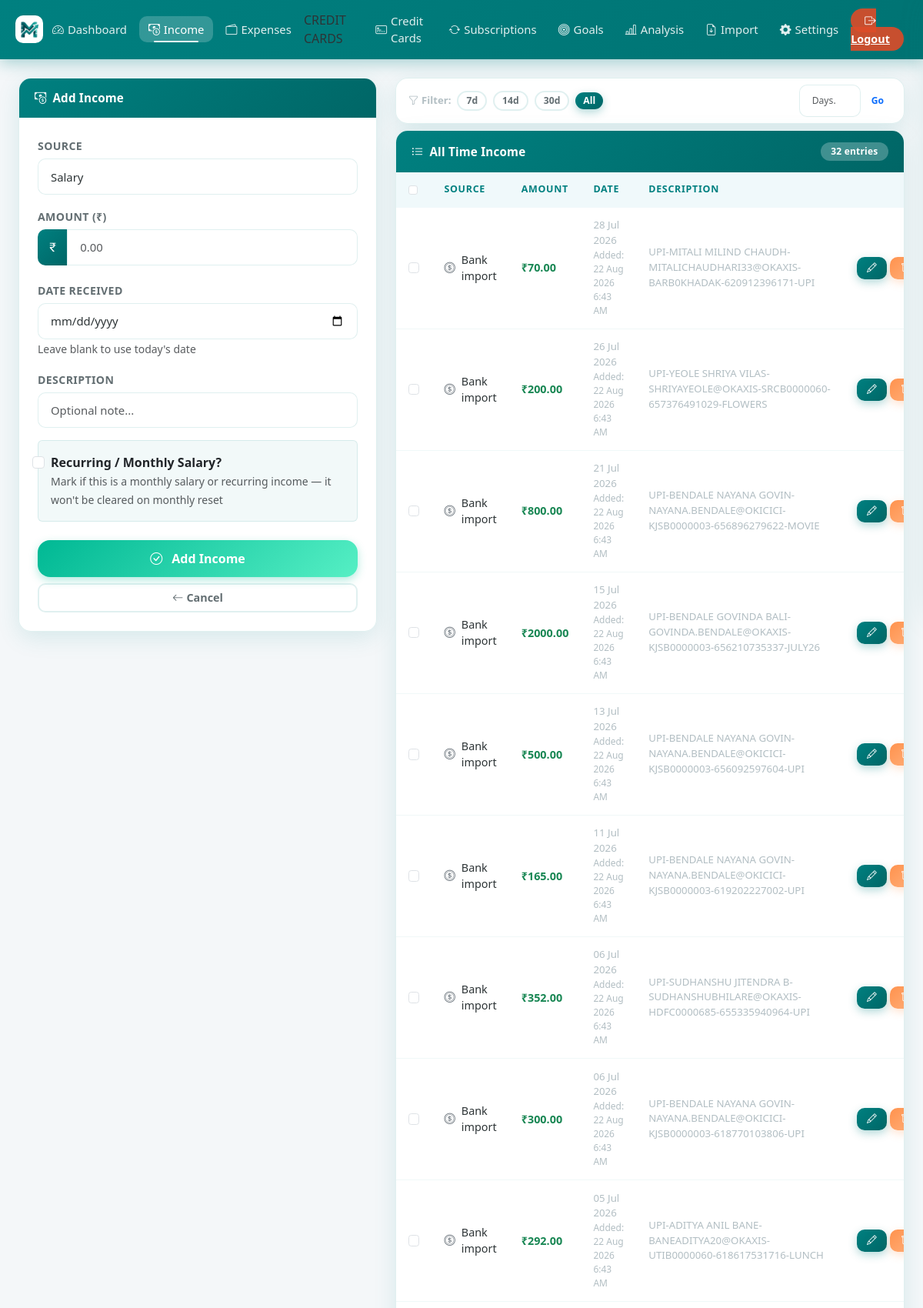
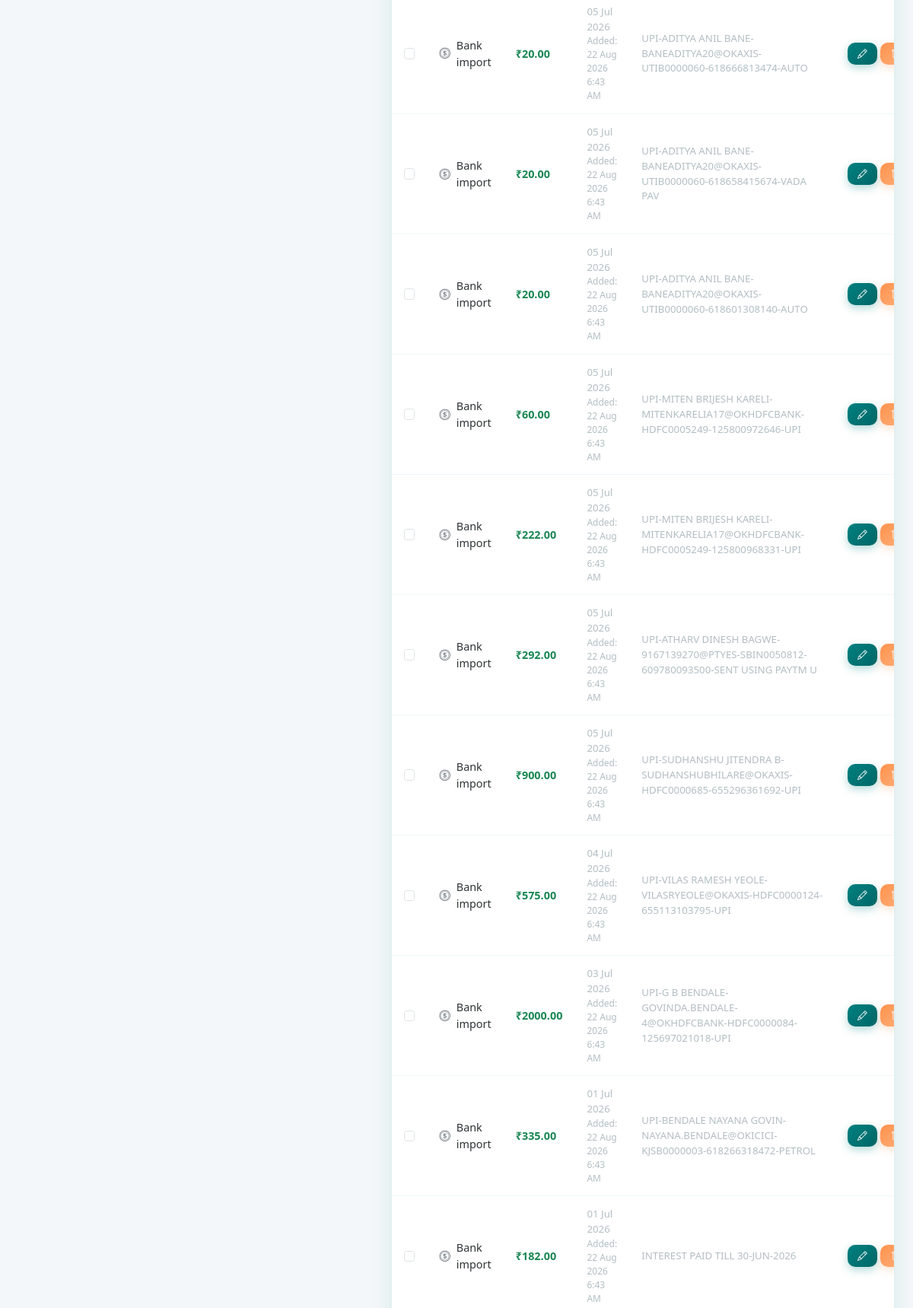
The page /add_income (signed in, upper part) on the database its author committed (2 pictures, top to bottom).
### models.py (models this page shows)
class Income(db.Model):
    id = db.Column(db.Integer, primary_key=True)
    user_id = db.Column(
        db.Integer, db.ForeignKey("user.id"), nullable=False, index=True
    )
    source = db.Column(db.String(100), nullable=False)
    amount = db.Column(db.Float, nullable=False)
    date_received = db.Column(db.DateTime, default=_now, index=True)
    created_at = db.Column(db.DateTime, default=_now)
    description = db.Column(db.String(200))
    is_recurring = db.Column(db.Boolean, default=False)
    __table_args__ = (db.Index("ix_income_user_date", "user_id", "date_received"),)

### app.py (the view, shortened to what this page needs)
@app.route("/add_income", methods=["GET", "POST"])
@login_required
def add_income():
    form = IncomeForm()
    try:
        inc_filter_days = int(request.args.get("days", 0))
        if inc_filter_days <= 0:
            inc_filter_days = None
    except (ValueError, TypeError):
        inc_filter_days = None
    income_query = Income.query.filter_by(user_id=current_user.id)
    if inc_filter_days:
        since = datetime.now(timezone.utc).replace(tzinfo=None) - timedelta(
            days=inc_filter_days
        )
        income_query = income_query.filter(Income.date_received >= since)
        inc_filter_label = (
            f"Last {inc_filter_days} day{'s' if inc_filter_days != 1 else ''}"
        )
    else:
        inc_filter_label = "All Time"
    incomes = income_query.order_by(Income.date_received.desc()).all()
    return render_template(
        "add_income.html",
        form=form,
        edit=False,
        incomes=incomes,
        inc_filter_days=inc_filter_days,
        inc_filter_label=inc_filter_label,
    )

### forms.py
class IncomeForm(FlaskForm):
    source = SelectField(
        "Source",
        choices=[
            ("salary", "Salary"),
            ("business", "Business"),
            ("allowance", "Allowance"),
            ("freelance", "Freelance"),
            ("other", "Other"),
        ],
        validators=[DataRequired()],
    )
    amount = FloatField("Amount (₹)", validators=[DataRequired()])
    date_received = DateField(
        "Date Received", validators=[Optional()], format="%Y-%m-%d"
    )
    description = StringField("Description")
    is_recurring = BooleanField("Recurring / Monthly Salary?")
    submit = SubmitField("Add Income")

### app.py (called while the page is built)
@login_manager.user_loader
def load_user(user_id):
    return db.session.get(User, int(user_id))

    def __call__(self, environ, start_response):
        if environ.get("PATH_INFO") not in self._PWA_PATHS:
            return self.wsgi_app(environ, start_response)
        def _start_response(status, headers, exc_info=None):
            out = []
            for name, value in headers:
                if name.lower() == "vary":
                    parts = [p.strip() for p in value.split(",")
                             if p.strip().lower() != "cookie"]
                    value = ", ".join(parts) or "Accept-Encoding"
                out.append((name, value))
            return start_response(status, out, exc_info)
        return self.wsgi_app(environ, _start_response)

### templates/add_income.html (shortened to what this page needs)
{% extends "base.html" %}
{% block content %}
<div class="row g-4">
  <div class="col-lg-5">
    <div class="card reveal">
      <div class="card-header">
        <i class="bi bi-{% if edit %}pencil{% else %}cash-coin{% endif %}"></i>
        {% if edit %}Edit Income{% else %}Add Income{% endif %}
      </div>
      <div class="card-body p-4">
        <form method="POST">
          <div class="mb-3">
            {{ form.source.label(class="form-label") }}
            {{ form.source(class="form-select") }}
          </div>
          <div class="mb-3">
            {{ form.amount.label(class="form-label") }}
            <div class="input-group">
              <span class="input-group-text"><i class="bi bi-currency-rupee"></i></span>
              {{ form.amount(class="form-control", placeholder="0.00", step="0.01", id="income_amount") }}
            </div>
          </div>
          <div class="mb-3">
            {{ form.date_received.label(class="form-label") }}
            {{ form.date_received(class="form-control") }}
            <small class="text-muted">Leave blank to use today's date</small>
          </div>
          <div class="mb-3">
            {{ form.description.label(class="form-label") }}
            {{ form.description(class="form-control", placeholder="Optional note...") }}
          </div>
          <div class="mb-4">
            <div class="form-check p-3 rounded"
              style="background:rgba(0, 128, 128,0.05);border:1.5px solid var(--border-color);">
              {{ form.is_recurring(class="form-check-input") }}
              {{ form.is_recurring.label(class="form-check-label fw-semibold") }}
              <div><small class="text-muted">Mark if this is a monthly salary or recurring income — it won't be cleared
                  on monthly reset</small></div>
            </div>
          </div>
          <div class="d-grid gap-2">
            <button type="submit" class="btn btn-success btn-lg">
              <i class="bi bi-check-circle me-2"></i>
              {% if edit %}Update Income{% else %}Add Income{% endif %}
            </button>
            <a href="{{ url_for('add_income') }}" class="btn btn-outline-secondary">
              <i class="bi bi-arrow-left me-1"></i>Cancel
            </a>
          </div>
        </form>
      </div>
    </div>
  </div>
  <div class="col-lg-7">
    <div class="card mb-2">
      <div class="card-body py-2 px-3">
        <div class="d-flex align-items-center gap-2 flex-wrap">
          <span class="fw-semibold" style="font-size:0.82rem;color:var(--text-muted);white-space:nowrap;">
            <i class="bi bi-funnel me-1"></i>Filter:
          </span>
          {% set _fd = inc_filter_days | default(none) %}
          {% for preset in [7, 14, 30] %}
          <a href="{{ url_for('add_income', days=preset) }}"
            class="btn btn-sm rounded-pill {% if _fd == preset %}btn-primary{% else %}btn-outline-secondary {% endif %}"
            style="font-size:0.76rem;padding:2px 10px;">
            {{ preset }}d
          </a>
          {% endfor %}
          <a href="{{ url_for('add_income') }}"
            class="btn btn-sm rounded-pill {% if not _fd %}btn-primary{% else %}btn-outline-secondary{% endif %}"
            style="font-size:0.76rem;padding:2px 10px;">
            All
          </a>
          <form method="get" action="{{ url_for('add_income') }}" class="d-flex align-items-center gap-1 ms-auto">
            <input type="number" name="days" min="1" max="365" value="{{ inc_filter_days or '' }}" placeholder="Days…"
              class="form-control form-control-sm" style="width:80px;font-size:0.76rem;">
            <button type="submit" class="btn btn-sm btn-outline-primary rounded-pill"
              style="font-size:0.76rem;padding:2px 10px;">Go</button>
          </form>
        </div>
      </div>
    </div>
    <div class="card">
      <div class="card-header">
        <i class="bi bi-list-ul"></i> {{ inc_filter_label | default('All') }} Income
        <span class="badge ms-auto" style="background:rgba(255,255,255,0.25);">{{ incomes|length }} entries</span>
      </div>
      <div class="card-body p-0">
        {% if incomes %}
        <div class="table-responsive">
          <table class="table table-hover mb-0" id="incomeTable">
            <thead>
              <tr>
                <th style="width:36px;">
                  <input type="checkbox" id="incSelectAll" class="form-check-input" title="Select all">
                </th>
                <th>Source</th>
                <th>Amount</th>
                <th>Date</th>
                <th>Description</th>
                <th></th>
              </tr>
            </thead>
            <tbody>
              {% for inc in incomes %}
              <tr>
                <td>
                  <input type="checkbox" class="form-check-input inc-row-check" value="{{ inc.id }}">
                </td>
                <td>
                  <span class="d-flex align-items-center gap-2">
                    {% if inc.source == 'salary' %}<i class="bi bi-briefcase-fill text-primary"></i>
                    {% elif inc.source == 'business' %}<i class="bi bi-building text-success"></i>
                    {% elif inc.source == 'freelance' %}<i class="bi bi-laptop text-info"></i>
                    {% elif inc.source == 'allowance' %}<i class="bi bi-gift text-warning"></i>
                    {% else %}<i class="bi bi-coin text-secondary"></i>{% endif %}
                    {{ inc.source|capitalize }}
                  </span>
                </td>
                <td><strong class="text-success">₹{{ "%.2f"|format(inc.amount) }}</strong></td>
                <td>
                  <div style="font-size:0.83rem;color:var(--text-muted);">{{ inc.date_received.strftime('%d %b %Y') }}
                  </div>
                  {% if inc.created_at %}
                  <div style="font-size:0.75rem;color:var(--text-muted);">
                    Added: <span class="local-time"
                      data-utc="{{ inc.created_at.strftime('%Y-%m-%dT%H:%M:%SZ') }}"></span>
                  </div>
                  {% endif %}
                </td>
                <td style="font-size:0.83rem;color:var(--text-muted);">{{ inc.description or '—' }}</td>
                <td>
                  <div class="d-flex gap-1">
                    <a href="{{ url_for('edit_income', id=inc.id) }}" class="btn btn-primary btn-sm">
                      <i class="bi bi-pencil"></i>
                    </a>
                    <a href="{{ url_for('delete_income', id=inc.id) }}" class="btn btn-danger btn-sm"
                      onclick="return confirm('Delete this income entry?')">
                      <i class="bi bi-trash"></i>
                    </a>
                  </div>
                </td>
              </tr>
              {% endfor %}
            </tbody>
          </table>
        </div>
        {% else %}
        <div class="text-center py-5 text-muted">
          <i class="bi bi-cash-coin" style="font-size:2.5rem;opacity:0.3;"></i>
          <p class="mt-2 mb-0">No income entries yet. Add your first one!</p>
        </div>
        {% endif %}
      </div>
    </div>
  </div>
</div>
{% endblock %}

### static/style.css (style rules this page uses)
:root { --brand-primary: #008080; --brand-secondary: #80BFBF; --brand-accent: #00b894; --brand-danger: #FF924D; --brand-warning: #f39c12; --brand-info: #0984e3; --gradient-brand: linear-gradient(135deg, #008080 0%, #006666 100%); --gradient-green: linear-gradient(135deg, #00b894 0%, #55efc4 100%); --gradient-red: linear-gradient(135deg, #FF924D 0%, #FFB380 100%); --gradient-orange: linear-gradient(135deg, #f39c12 0%, #fdcb6e 100%); --gradient-blue: linear-gradient(135deg, #0984e3 0%, #74b9ff 100%); --bg-page: #f4f7f9; --bg-card: rgba(255, 255, 255, 0.97); --bg-card-hover: #fff; --text-primary: #2d3436; --text-secondary: #636e72; --text-muted: #b2bec3; --border-color: rgba(0, 128, 128, 0.12); --shadow-sm: 0 2px 12px rgba(0, 128, 128, 0.08); --shadow-md: 0 8px 30px rgba(0, 128, 128, 0.12); --shadow-lg: 0 20px 50px rgba(0, 128, 128, 0.18); --shadow-hover: 0 15px 40px rgba(0, 128, 128, 0.22); --radius-sm: 10px; --radius-md: 16px; --radius-lg: 24px; --radius-pill: 50px; --transition: all 0.28s cubic-bezier(0.4, 0, 0.2, 1); }
html { scroll-behavior: smooth; }
*, *::before, *::after { box-sizing: border-box; }
body { background: var(--bg-page); font-family: 'Segoe UI', system-ui, -apple-system, sans-serif; color: var(--text-primary); min-height: 100vh; display: flex; flex-direction: column; transition: background 0.3s, color 0.3s; }
.card { border: 1px solid var(--border-color); border-radius: var(--radius-md); background: var(--bg-card); box-shadow: var(--shadow-md); transition: var(--transition); overflow: hidden; }
.card-header { background: var(--gradient-brand); color: white; font-weight: 600; font-size: 0.95rem; padding: 0.9rem 1.25rem; border: none; display: flex; align-items: center; gap: 8px; letter-spacing: 0.2px; }
.btn { border-radius: var(--radius-sm); font-weight: 600; font-size: 0.9rem; transition: var(--transition); position: relative; overflow: hidden; border: none; cursor: pointer; }
.btn::after { content: ''; position: absolute; inset: 0; background: rgba(255, 255, 255, 0); transition: var(--transition); }
.btn-primary { background: var(--gradient-brand); color: white; box-shadow: 0 4px 12px rgba(0, 128, 128, 0.3); }
.btn-success { background: var(--gradient-green); color: white; box-shadow: 0 4px 12px rgba(0, 184, 148, 0.3); }
.btn-danger { background: var(--gradient-red); color: white; box-shadow: 0 4px 12px rgba(255, 146, 77, 0.25); }
.btn-outline-secondary { border: 2px solid var(--border-color); color: var(--text-secondary); background: transparent; }
.btn-sm { font-size: 0.8rem; padding: 0.3rem 0.85rem; }
.btn-lg { padding: 0.75rem 2rem; font-size: 1rem; border-radius: var(--radius-md); }
.table { margin: 0; font-size: 0.9rem; }
.table thead th { background: #f0f9fb; color: var(--brand-primary); font-weight: 700; font-size: 0.78rem; text-transform: uppercase; letter-spacing: 0.7px; border: none; padding: 0.85rem 1rem; }
.table tbody td { padding: 0.85rem 1rem; border-bottom: 1px solid rgba(0, 128, 128, 0.06); vertical-align: middle; color: var(--text-primary); }
.badge { font-size: 0.75rem; font-weight: 600; padding: 0.4rem 0.85rem; border-radius: var(--radius-pill); letter-spacing: 0.2px; }
.form-control, .form-select { border-radius: var(--radius-sm); border: 1.5px solid var(--border-color); padding: 0.7rem 1rem; font-size: 0.93rem; color: var(--text-primary); background: white; transition: var(--transition); }
.form-label { font-weight: 600; font-size: 0.88rem; color: var(--text-secondary); margin-bottom: 6px; text-transform: uppercase; letter-spacing: 0.4px; }
.input-group-text { background: var(--gradient-brand); color: white; border: none; border-radius: var(--radius-sm) 0 0 var(--radius-sm); font-size: 0.95rem; }
.reveal { opacity: 0; transform: translateY(24px); transition: opacity 0.55s cubic-bezier(0.4, 0, 0.2, 1), transform 0.55s cubic-bezier(0.4, 0, 0.2, 1); }
.reveal.revealed { opacity: 1; transform: translateY(0); }
.btn { position: relative; overflow: hidden; }
.form-control, .form-select { transition: border-color 0.22s ease, box-shadow 0.22s ease, transform 0.18s ease; }
body { padding-left: env(safe-area-inset-left, 0px); padding-right: env(safe-area-inset-right, 0px); }

### rows shown on the page
Income: source "Bank import", amount "70.00", date_received "28 Jul 2026", description "UPI-MITALI MILIND CHAUDH-MITALICHAUDHARI33@OKAXIS-BARB0KHADAK-620912396171-UPI"
Income: source "Bank import", amount "200.00", date_received "26 Jul 2026", description "UPI-YEOLE SHRIYA VILAS-SHRIYAYEOLE@OKAXIS-SRCB0000060-657376491029-FLOWERS"
Income: source "Bank import", amount "800.00", date_received "21 Jul 2026", description "UPI-BENDALE NAYANA GOVIN-NAYANA.BENDALE@OKICICI-KJSB0000003-656896279622-MOVIE"
Income: source "Bank import", amount "2000.00", date_received "15 Jul 2026", description "UPI-BENDALE GOVINDA BALI-GOVINDA.BENDALE@OKAXIS-KJSB0000003-656210735337-JULY26"
Income: source "Bank import", amount "500.00", date_received "13 Jul 2026", description "UPI-BENDALE NAYANA GOVIN-NAYANA.BENDALE@OKICICI-KJSB0000003-656092597604-UPI"
Income: source "Bank import", amount "165.00", date_received "11 Jul 2026", description "UPI-BENDALE NAYANA GOVIN-NAYANA.BENDALE@OKICICI-KJSB0000003-619202227002-UPI"
Income: source "Bank import", amount "352.00", date_received "06 Jul 2026", description "UPI-SUDHANSHU JITENDRA B-SUDHANSHUBHILARE@OKAXIS-HDFC0000685-655335940964-UPI"
Income: source "Bank import", amount "300.00", date_received "06 Jul 2026", description "UPI-BENDALE NAYANA GOVIN-NAYANA.BENDALE@OKICICI-KJSB0000003-618770103806-UPI"
Income: source "Bank import", amount "292.00", date_received "05 Jul 2026", description "UPI-ADITYA ANIL BANE-BANEADITYA20@OKAXIS-UTIB0000060-618617531716-LUNCH"
Income: source "Bank import", amount "20.00", date_received "05 Jul 2026", description "UPI-ADITYA ANIL BANE-BANEADITYA20@OKAXIS-UTIB0000060-618666813474-AUTO"
Income: source "Bank import", amount "20.00", date_received "05 Jul 2026", description "UPI-ADITYA ANIL BANE-BANEADITYA20@OKAXIS-UTIB0000060-618658415674-VADA PAV"
Income: source "Bank import", amount "20.00", date_received "05 Jul 2026", description "UPI-ADITYA ANIL BANE-BANEADITYA20@OKAXIS-UTIB0000060-618601308140-AUTO"
Income: source "Bank import", amount "60.00", date_received "05 Jul 2026", description "UPI-MITEN BRIJESH KARELI-MITENKARELIA17@OKHDFCBANK-HDFC0005249-125800972646-UPI"
Income: source "Bank import", amount "222.00", date_received "05 Jul 2026", description "UPI-MITEN BRIJESH KARELI-MITENKARELIA17@OKHDFCBANK-HDFC0005249-125800968331-UPI"
Income: source "Bank import", amount "292.00", date_received "05 Jul 2026", description "UPI-ATHARV DINESH BAGWE-9167139270@PTYES-SBIN0050812-609780093500-SENT USING PAYTM U"
Income: source "Bank import", amount "900.00", date_received "05 Jul 2026", description "UPI-SUDHANSHU JITENDRA B-SUDHANSHUBHILARE@OKAXIS-HDFC0000685-655296361692-UPI"
Income: source "Bank import", amount "575.00", date_received "04 Jul 2026", description "UPI-VILAS RAMESH YEOLE-VILASRYEOLE@OKAXIS-HDFC0000124-655113103795-UPI"
Income: source "Bank import", amount "2000.00", date_received "03 Jul 2026", description "UPI-G B BENDALE-GOVINDA.BENDALE-4@OKHDFCBANK-HDFC0000084-125697021018-UPI"
Income: source "Bank import", amount "335.00", date_received "01 Jul 2026", description "UPI-BENDALE NAYANA GOVIN-NAYANA.BENDALE@OKICICI-KJSB0000003-618266318472-PETROL"
Income: source "Bank import", amount "182.00", date_received "01 Jul 2026", description "INTEREST PAID TILL 30-JUN-2026"

### other values the page prints
{{ preset }} "7" "14" "30"
{{ inc_filter_label | default('All') }} "All Time"
{{ incomes|length }} "32"
